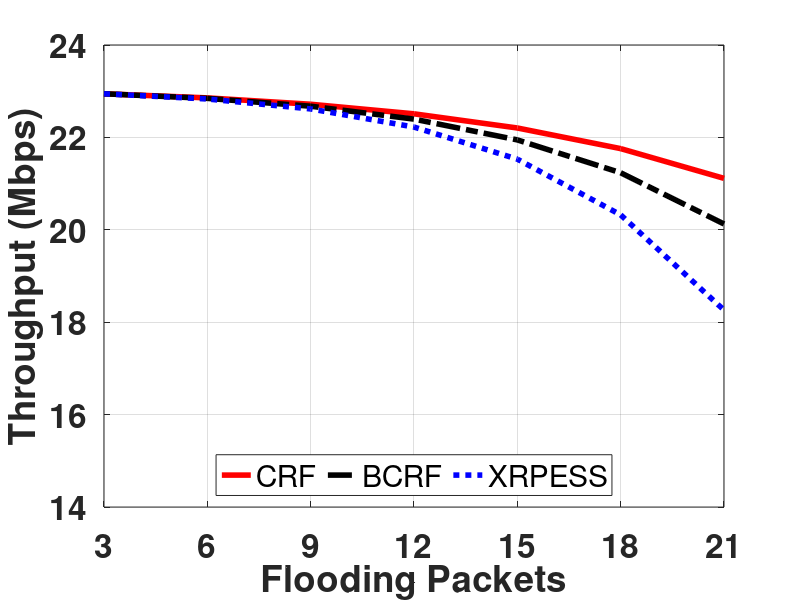

Recreate this plot in MATLAB.
close all;
clear;
clc;

j=1:7;
Xx = 0:0.5:3;
Yx = exp(Xx/1.2);

Xc = 0:0.5:3;
Yc = exp(Xc/1.9);

Xd = 0:0.5:3;
Yd = exp(Xd/1.5);

for i = 1:7
    Xpress(1,i) = 23-i*Yx(1,i)/18;
end

for i = 1:7
    CRF(1,i) = 23-i*Yc(1,i)/18;
    %CRF(1,i)=23*(0.8542*(i/9)+(1-i/9));
end

for i = 1:7
    NCRF(1,i) = 23-i*Yd(1,i)/18;
    %DCRF(1,i) = 23*(0.8542*(i/7)+(1-i/7));
end

% plot(j,CRF,'r',j,NCRF,'k',j,Xpress,'b','LineWidth',1.6);
% lgd = legend('CRF','NCRF','XRPESS','location','South','Orientation','horizontal');
% lgd.FontSize = 16;
% lgd.FontWeight = 'bold';
% set(gca,'Xticklabel',{'3','6','9','12','15','18','21'},'fontsize',24);
% xlabel('Flooding Packets')
% ylabel('Throughput (Mbps)')
% ylim([14 24])

   fig = figure('Position',[0 250 800 350]); 
   
   plot(j,CRF,'-', 'Color','r','LineWidth',4);
   hold on
   plot(j,NCRF,'-.','Color','k','LineWidth',4);
   hold on
   plot(j,Xpress,':','Color','b','LineWidth',4);
   hold off

   
   ylabel('Throughput (Mbps)');
   ylim([14 24]);
   yticks([14 16 18 20 22 24]);
   yticklabels({'14', '16', '18','20', '22', '24'});
   
   xlabel('Flooding Packets');
   xticklabels({'3','6','9','12','15','18','21'});


   legend('CRF','BCRF','XRPESS','location','South','Orientation','horizontal');
   set(gca,'FontSize',24,'FontWeight', 'bold');
    
    grid on;
%     print -deps FDWiFiTraffic.eps
    saveas(gca, 'ReDisseTime.eps','epsc');
   

